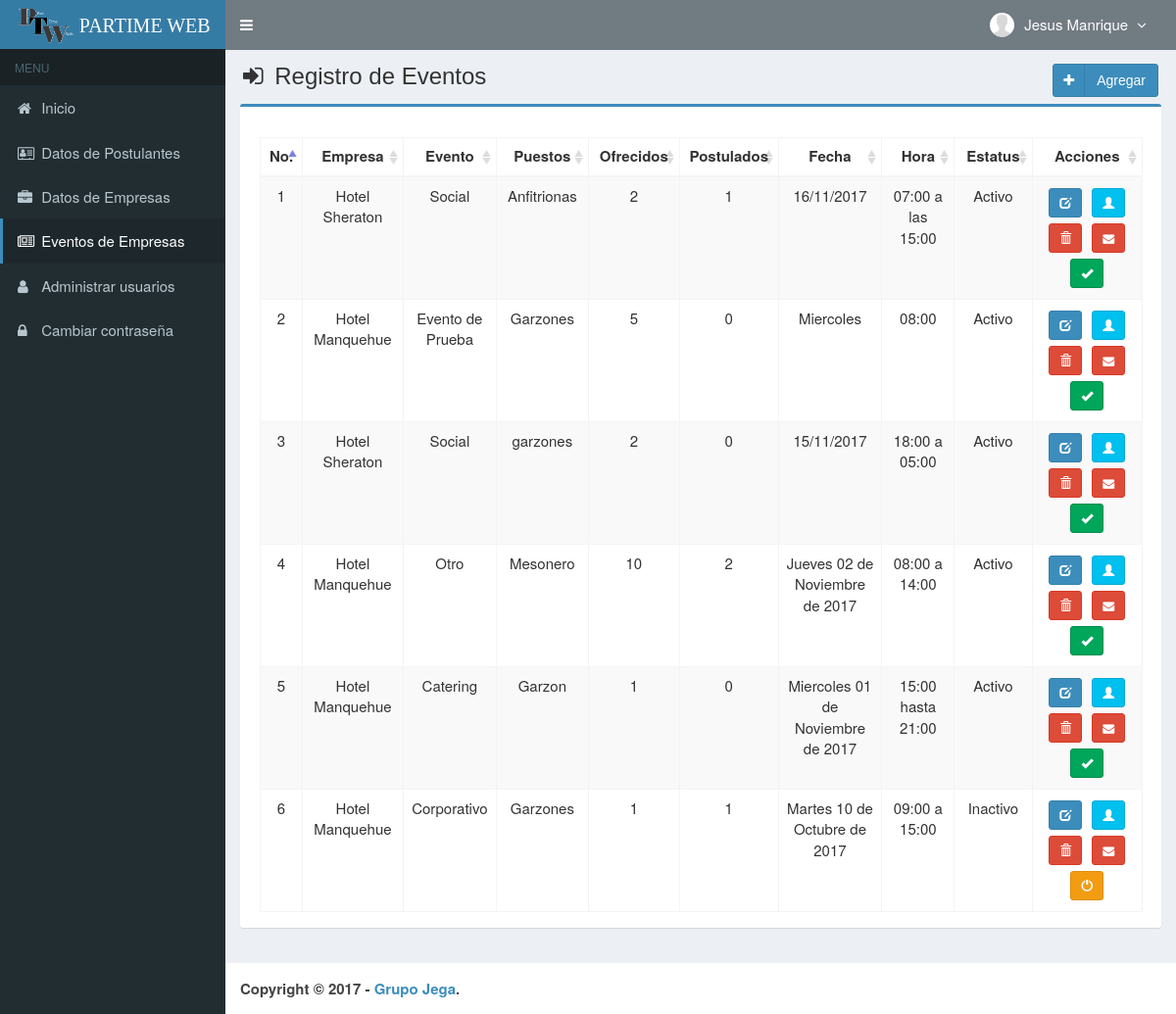
/main.php?module=eventos (signed in), run on the app's committed database.
### tables this page shows
CREATE TABLE `usuarios` (
  `id_user` int(3) NOT NULL AUTO_INCREMENT,
  `username` varchar(50) NOT NULL,
  `name_user` varchar(50) NOT NULL,
  `password` varchar(50) NOT NULL,
  `email` varchar(50) DEFAULT NULL,
  `telefono` varchar(13) DEFAULT NULL,
  `foto` varchar(100) DEFAULT NULL,
  `permisos_acceso` enum('Super Admin','Gerente','Almacen') NOT NULL,
  `status` enum('activo','bloqueado') NOT NULL DEFAULT 'activo',
  `created_at` timestamp NOT NULL DEFAULT CURRENT_TIMESTAMP,
  `updated_at` timestamp NOT NULL DEFAULT CURRENT_TIMESTAMP ON UPDATE CURRENT_TIMESTAMP,
  PRIMARY KEY (`id_user`),
  KEY `level` (`permisos_acceso`) USING BTREE
);

CREATE TABLE `eventos` (
  `CodEvento` varchar(7) NOT NULL,
  `CodEmpresa` varchar(7) DEFAULT NULL,
  `Evento` varchar(255) DEFAULT NULL,
  `Puesto` varchar(255) DEFAULT NULL,
  `Fecha` varchar(255) DEFAULT NULL,
  `Hora` varchar(255) DEFAULT NULL,
  `Estatus` varchar(255) DEFAULT NULL,
  `Cantidad` int(11) DEFAULT '1',
  `Obs` longtext,
  `created_user` int(11) DEFAULT NULL,
  `updated_user` int(11) DEFAULT NULL,
  PRIMARY KEY (`CodEvento`)
);

CREATE TABLE `empresas` (
  `CodEmpresa` int(11) NOT NULL AUTO_INCREMENT,
  `RutEmpresa` varchar(255) DEFAULT NULL,
  `RazonSocial` varchar(255) DEFAULT NULL,
  `Domicilio` varchar(255) DEFAULT NULL,
  `Region` varchar(255) DEFAULT NULL,
  `Comuna` varchar(255) DEFAULT NULL,
  `Giro` varchar(255) DEFAULT NULL,
  `Correo` varchar(255) DEFAULT NULL,
  `Contacto` varchar(255) DEFAULT NULL,
  `Telefono` varchar(255) DEFAULT NULL,
  `Cargo` varchar(255) DEFAULT NULL,
  `created_user` int(11) DEFAULT NULL,
  `updated_user` int(11) DEFAULT NULL,
  PRIMARY KEY (`CodEmpresa`)
);

### modules/eventos/view.php (the view, shortened to what this page needs)
<section class="content-header">
  <h1>
    <i class="fa fa-sign-in icon-title"></i> Registro de Eventos
    <a class="btn btn-primary btn-social pull-right" href="?module=form_eventos&form=add" title="Agregar" data-toggle="tooltip">
      <i class="fa fa-plus"></i> Agregar
    </a>
  </h1>
</section>
<section class="content">
  <div class="row">
    <div class="col-md-12">
      <div class="box box-primary">
        <div class="box-body">
          <table id="dataTables1" class="table table-bordered table-striped table-hover">
            <thead>
              <tr>
                <th class="center">No.</th>
                <th class="center">Empresa</th>
                <th class="center">Evento</th>
                <th class="center">Puestos</th>
                <th class="center">Ofrecidos</th>
                <th class="center">Postulados</th>
                <th class="center">Fecha</th>
				        <th class="center">Hora</th>
                <th class="center">Estatus</th>
                <th class="center">Acciones</th>
              </tr>
            </thead>
            <tbody>
            <?php
            $no = 1;
            $query = mysqli_query($mysqli, "SELECT *
                                            FROM eventos LEFT JOIN empresas ON eventos.CodEmpresa = empresas.CodEmpresa ORDER BY CodEvento DESC")
                                            or die('error '.mysqli_error($mysqli));
            while ($data = mysqli_fetch_assoc($query)) {
              $query2 = mysqli_query($mysqli, "SELECT COUNT(*) as Postulados
                                            FROM eventos
                                            LEFT JOIN postulaciones ON eventos.CodEvento = postulaciones.CodEvento
                                            INNER JOIN postulantes ON postulantes.RutPostulante = postulaciones.RutPostulante
                                            WHERE postulaciones.CodEvento = '".$data["CodEvento"]."' ")
                                            or die('error '.mysqli_error($mysqli));
              $data_p = mysqli_fetch_assoc($query2);
              $postulados = $data_p["Postulados"];
              echo "<tr>
                      <td width='30' class='center'>$no</td>
                      <td width='100' class='center'>$data[RazonSocial]</td>
                      <td width='80' class='center'>$data[Evento]</td>
                      <td width='90' class='center'>$data[Puesto]</td>
                      <td width='90' class='center'>$data[Cantidad]</td>
                      <td width='90' class='center'>$postulados</td>
					            <td width='120' class='center'>$data[Fecha]</td>
                      <td width='100' align='center'>$data[Hora]</td>
                      <td width='80' class='center'>$data[Estatus]</td>
                   <td class='center' width='160'>
                        <div>
                          <a data-toggle='tooltip' data-placement='top' title='Modificar' style='margin:3px' class='btn btn-primary btn-sm' href='?module=form_eventos&form=edit&id=$data[CodEvento]'>
                              <i style='color:#fff' class='glyphicon glyphicon-edit'></i>
                          </a>
                          <a data-toggle='tooltip' data-placement='top' title='Postulantes' style='margin:3px' class='btn btn-info btn-sm' href='?module=form_eventos_postulantes&codigo=$data[CodEvento]'>
                              <i style='color:#fff' class='glyphicon glyphicon-user'></i>
                          </a>
                          ";
            ?>
                          <a data-toggle="tooltip" data-placement="top" title="Eliminar" style='margin:3px' class="btn btn-danger btn-sm" href="modules/eventos/proses.php?act=delete&id=<?php echo $data['CodEvento'];?>" onclick="return confirm('estas seguro de eliminar el evento <?php echo $data['Evento']; ?> ?');">
                              <i style="color:#fff" class="glyphicon glyphicon-trash"></i>
                          </a>
                          <a data-toggle="tooltip" data-placement="top" style='margin:3px' title="Enviar Notificación a Postulantes" class="btn btn-danger btn-sm" href="modules/eventos/proses.php?act=send&id=<?php echo $data['CodEvento'];?>" onclick="return confirm('Esta seguro de enviar la notificación del evento <?php echo $data['Evento']; ?> a los postulantes ?');">
                              <i style="color:#fff" class="fa fa-envelope"></i>
                          </a>
                           <?php
                          if ($data['Estatus']=='Activo') { ?>
                            <a data-toggle="tooltip" data-placement="top" title="Activo" style="margin:3px" class="btn btn-success btn-sm" href="modules/eventos/proses.php?act=off&id=<?php echo $data['CodEvento'];?>">
                                <i style="color:#fff" class="glyphicon glyphicon-ok"></i>
                            </a>
            <?php
                          }
                          else { ?>
                            <a data-toggle="tooltip" data-placement="top" title="Inactivo" style="margin:3px" class="btn btn-warning btn-sm" href="modules/eventos/proses.php?act=on&id=<?php echo $data['CodEvento'];?>">
                                <i style="color:#fff" class="glyphicon glyphicon-off"></i>
                            </a>
            <?php
                          }
              echo "    </div>
                      </td>
                    </tr>";
              $no++;
            }
            ?>
            </tbody>
          </table>
        </div>
      </div>
    </div>
  </div>
</section><!-- /.content

### top-menu.php (shortened to what this page needs)
<?php
require_once "config/database.php";
if ($_SESSION['permisos_acceso'] != "Postulante")
{
$query = mysqli_query($mysqli, "SELECT id_user, name_user, foto, permisos_acceso FROM usuarios WHERE id_user='$_SESSION[id_user]'")
                                or die('error: '.mysqli_error($mysqli));
}
else
{
  $query = mysqli_query($mysqli, "SELECT *, CONCAT (PrimerNombre,' ', ApellidoPaterno) as name_user FROM postulantes WHERE RutPostulante='$_SESSION[id_user]'")
                                or die('error: '.mysqli_error($mysqli));
}
$data = mysqli_fetch_assoc($query);
?>
<li class="dropdown user user-menu">
  <a href="#" class="dropdown-toggle" data-toggle="dropdown">
  <?php
  if ($data['foto']=="") { ?>
    <img src="images/user/user-default.png" class="user-image" alt="User Image"/>
  <?php
  }
  else { ?>
    <img src="images/user/<?php echo $data['foto']; ?>" class="user-image" alt="User Image"/>
  <?php
  }
  ?>
    <span class="hidden-xs"><?php echo $data['name_user']; ?> <i style="margin-left:5px" class="fa fa-angle-down"></i></span>
  </a>
</li>

### assets/css/style.css (style rules this page uses)
.btn-social *:first-child { border-right: 1px solid rgba(0, 0, 0, 0.1); bottom: 0; font-size: 1em !important; left: 0; line-height: 32px !important; position: absolute; text-align: center; top: 0; width: 32px !important; }
.content-header { padding: 15px 18px 0; position: relative; }
.center { text-align:center; }
.icon-title { margin-right: 5px; }
body { background-color: #fff; color: #333; font-size: 15px; line-height: 1.42857; }

### data on the page
usuarios: name_user "Jesus Manrique"
eventos: empresas.RazonSocial "Hotel Sheraton", Evento "Social", Puesto "Anfitrionas", Cantidad "2", postulados "1", Fecha "16/11/2017", Hora "07:00 a las 15:00", Estatus "Activo"
eventos: empresas.RazonSocial "Hotel Manquehue", Evento "Evento de Prueba", Puesto "Garzones", Cantidad "5", postulados "0", Fecha "Miercoles", Hora "08:00", Estatus "Activo"
eventos: empresas.RazonSocial "Hotel Sheraton", Evento "Social", Puesto "garzones", Cantidad "2", postulados "0", Fecha "15/11/2017", Hora "18:00 a 05:00", Estatus "Activo"
eventos: empresas.RazonSocial "Hotel Manquehue", Evento "Otro", Puesto "Mesonero", Cantidad "10", postulados "2", Fecha "Jueves 02 de Noviembre de 2017", Hora "08:00 a 14:00", Estatus "Activo"
eventos: empresas.RazonSocial "Hotel Manquehue", Evento "Catering", Puesto "Garzon", Cantidad "1", postulados "0", Fecha "Miercoles 01 de Noviembre de 2017", Hora "15:00 hasta 21:00", Estatus "Activo"
eventos: empresas.RazonSocial "Hotel Manquehue", Evento "Corporativo", Puesto "Garzones", Cantidad "1", postulados "1", Fecha "Martes 10 de Octubre de 2017", Hora "09:00 a 15:00", Estatus "Inactivo"
